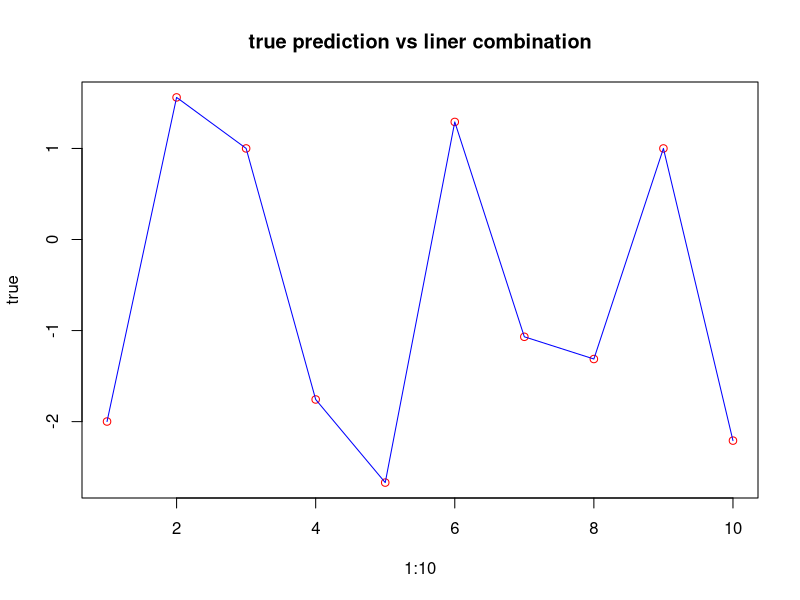

Generate this figure with R:
## ---- chunk 1
knitr::opts_chunk$set(echo = TRUE)
## ---- chunk 2
library(kernlab)
set.seed(1234567890)
data(spam)
foo <- sample(nrow(spam))
spam <- spam[foo,]
spam[,-58]<-scale(spam[,-58])
train <- spam[1:3000, ]
valid <- spam[3001:3800, ]
train_valid <- spam[1:3800, ]
test <- spam[3801:4601, ] 

by <- 0.3
err_va <- NULL
for(i in seq(by,5,by)){
  filter <- ksvm(type~.,data=train,kernel="rbfdot",kpar=list(sigma=0.05),C=i,scaled=FALSE)
  mailtype <- predict(filter,valid[,-58])
  t <- table(mailtype,valid[,58])
  err_va <-c(err_va,(t[1,2]+t[2,1])/sum(t))
}

filter0 <- ksvm(type~.,data=train,kernel="rbfdot",kpar=list(sigma=0.05),C=which.min(err_va)*by,scaled=FALSE)
mailtype <- predict(filter0,valid[,-58])
t <- table(mailtype,valid[,58])
err0 <- (t[1,2]+t[2,1])/sum(t)
print(paste0('err0: ',err0))

filter1 <- ksvm(type~.,data=train,kernel="rbfdot",kpar=list(sigma=0.05),C=which.min(err_va)*by,scaled=FALSE)
mailtype <- predict(filter1,test[,-58])
t <- table(mailtype,test[,58])
err1 <- (t[1,2]+t[2,1])/sum(t)
print(paste0('err1: ',err1))

filter2 <- ksvm(type~.,data=train_valid,kernel="rbfdot",kpar=list(sigma=0.05),C=which.min(err_va)*by,scaled=FALSE)
mailtype <- predict(filter2,test[,-58])
t <- table(mailtype,test[,58])
err2 <- (t[1,2]+t[2,1])/sum(t)
print(paste0('err2: ',err2))

filter3 <- ksvm(type~.,data=spam,kernel="rbfdot",kpar=list(sigma=0.05),C=which.min(err_va)*by,scaled=FALSE)
mailtype <- predict(filter3,test[,-58])
t <- table(mailtype,test[,58])
err3 <- (t[1,2]+t[2,1])/sum(t)
print(paste0('err3: ',err3))
## ---- chunk 3
spam_matrix <- as.matrix(spam[,-58])
alpha=alphaindex(filter3)[[1]]
support_x <- as.matrix(spam[alpha,-58])
coef <- coef(filter3)[[1]]
b <- b(filter3)

pre_svm <- function(i)
{
  temp <- t(apply(support_x,1,function(x) x-spam_matrix[i,-58]))
  temp <- exp(-0.05*apply(temp**2,1,sum))
  res <- sum(coef*temp)-b
  return(res)
}
my_res <- c()
for (i in 1:10) 
{
  my_res <- c(my_res,pre_svm(i))
}
true <- predict(filter3,spam[1:10,-58],type='decision')
plot(1:10,true,col='red')
lines(1:10,my_res,col='blue')
title('true prediction vs liner combination')
